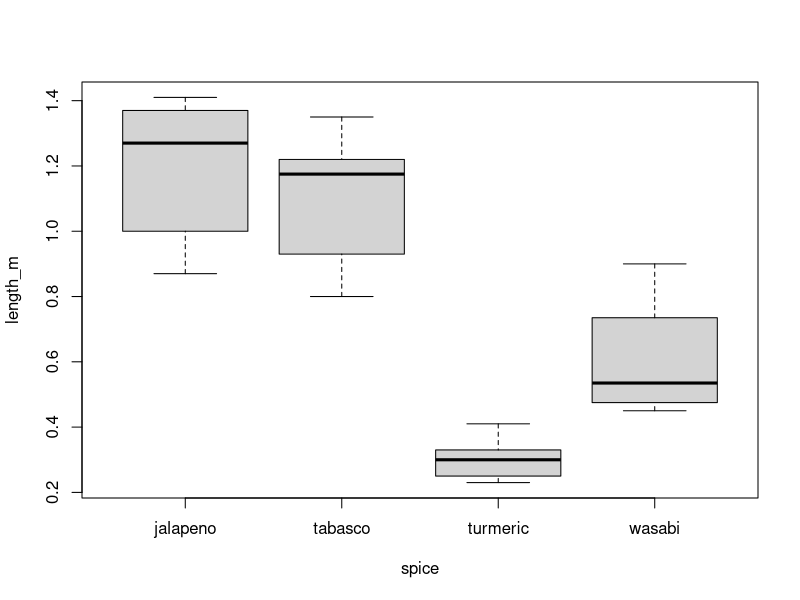
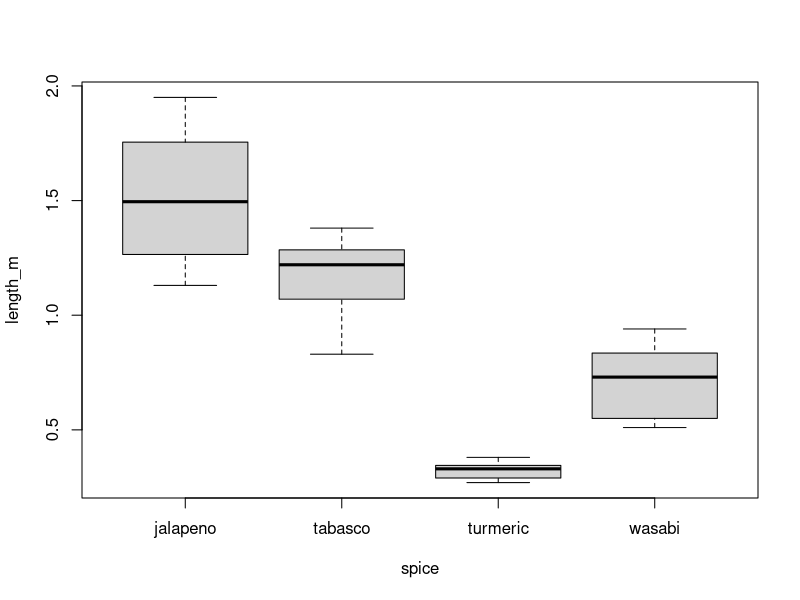
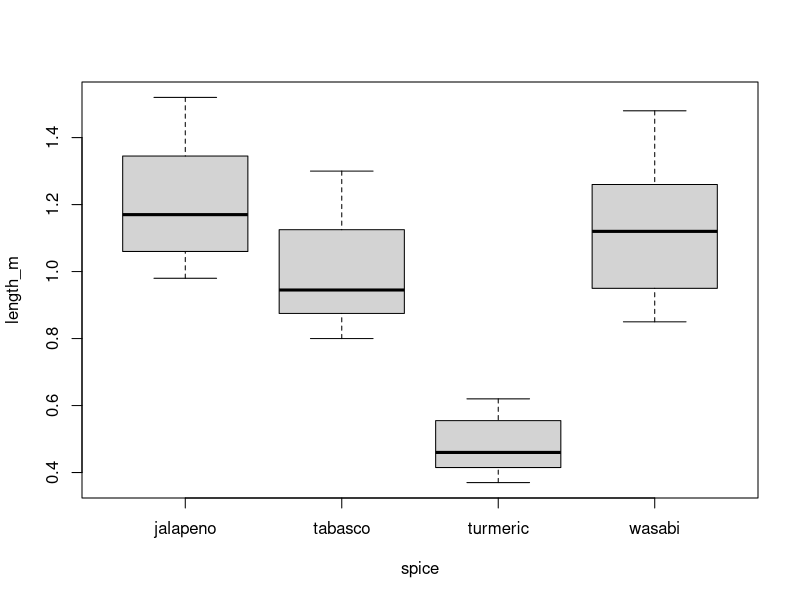
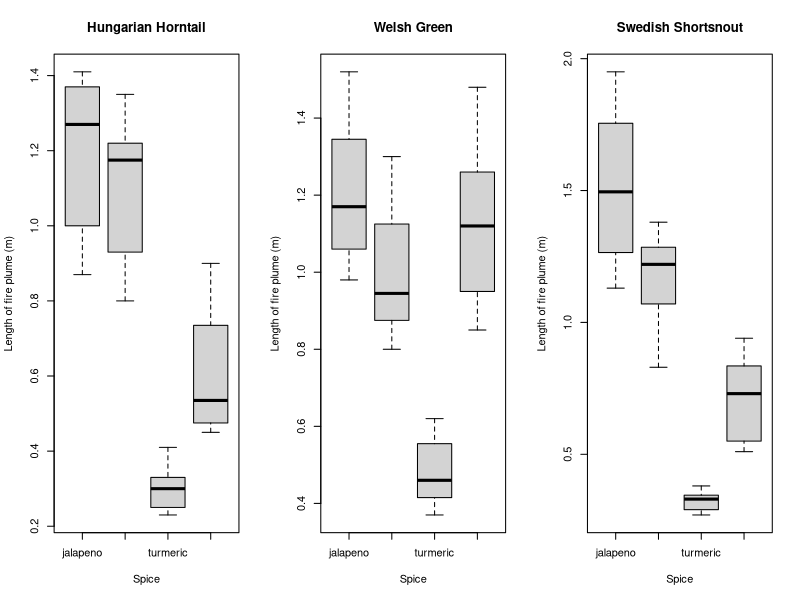

Here is the R script that generated these plots, in order:
##%######################################################%##
#                                                          #
####              Length of fire plumes (cm)            ####
####          breathed by dragons of different          ####
####          species when fed different spices         ####
####             Natasha Ramsden 10/05/2021             ####
#                                                          #
##%######################################################%##

# Objectives ----

# Answer the following:
# Which spice triggers the most fiery reaction?
# And the least?

# tidy data
# create boxplot for each species showing effect on plume size

# HOWEVER, field assistant made some mistakes that need correcting:

# 1. fourth treatment wasn't paprika, it was turmeric

# 2. calibration error with measuring device for tabasco trail - 
# but only for Hungarian Horntail species
# all measurments are 30cm higher than they should be

# 3. lengths given in cmbut really it would make sense to convert them to meters

# Set working directory ----
setwd("04_data_manipulation_1")

# Libraries ----
library(tidyr)
library(dplyr)


# Importing data ----
dragon_data <- read.csv("dragons.csv", header = TRUE)
head(dragon_data)
str(dragon_data)

# dragons will be the working copy of the data set
dragons <- dragon_data


# Tidying the data ----

# species should be a factor not str
dragons$species <- as.factor(dragons$species)
str(dragons)

# the fourth treatment was turmeric not paprika
dragons <- rename(dragons, turmeric = paprika)

# tidy format
dragons <- gather(dragons, spice, length,
                  c(tabasco, jalapeno, wasabi, turmeric))

# hungarian horntail measurements for tabasco all 30cm too high
original <- dragons[dragons$species == "hungarian_horntail" &
                      dragons$spice == "tabasco", ]
correct_values <- c(original$length) - 30
correct_values

# overwrite original values with corrected ones
dragons[dragons$species == "hungarian_horntail" &
          dragons$spice == "tabasco", ]$length <- correct_values


# Alternative!
# dragons.2 <- mutate(dragons, tabasco = ifelse(species == 'hungarian_horntail', tabasco - 30, tabasco))
# This creates (overwrites) the column tabasco using the following logic: if the species is Hungarian Horntail, deduct 30 from the values in the (original) tabasco column; if the species is NOT horntail (i.e. all other species), write the original values.


# add a new column for length in m not cm
dragons <- mutate(dragons, length_m = length / 100)


# Create data set for each species so they can be plotted separately ----

horntail <- filter(dragons, species == 'hungarian_horntail')
shortsnout <- filter(dragons, species == 'swedish_shortsnout')
welsh.green <- filter(dragons, species == 'welsh_green')


# Plot the results for each species ----

# quick plots
boxplot(length_m ~ spice, data = horntail)
boxplot(length_m ~ spice, data = shortsnout)
boxplot(length_m ~ spice, data = welsh.green)


par(mfrow=c(1, 3))      # splits your plotting device into 3 columns where 
                        # the plots will appear, so all the plots will be side 
                        # by side.

boxplot(length_m ~ spice, data = horntail,
        xlab = 'Spice', ylab = 'Length of fire plume (m)',
        main = 'Hungarian Horntail')


boxplot(length_m ~ spice, data = welsh.green,
        xlab = 'Spice', ylab = 'Length of fire plume (m)',
        main = 'Welsh Green')


boxplot(length_m ~ spice, data = shortsnout,
        xlab = 'Spice', ylab = 'Length of fire plume (m)',
        main = 'Swedish Shortsnout')


# Conclusions ----

# Jalapeno highest (statistically?) for all
# Turmeric lowest for all